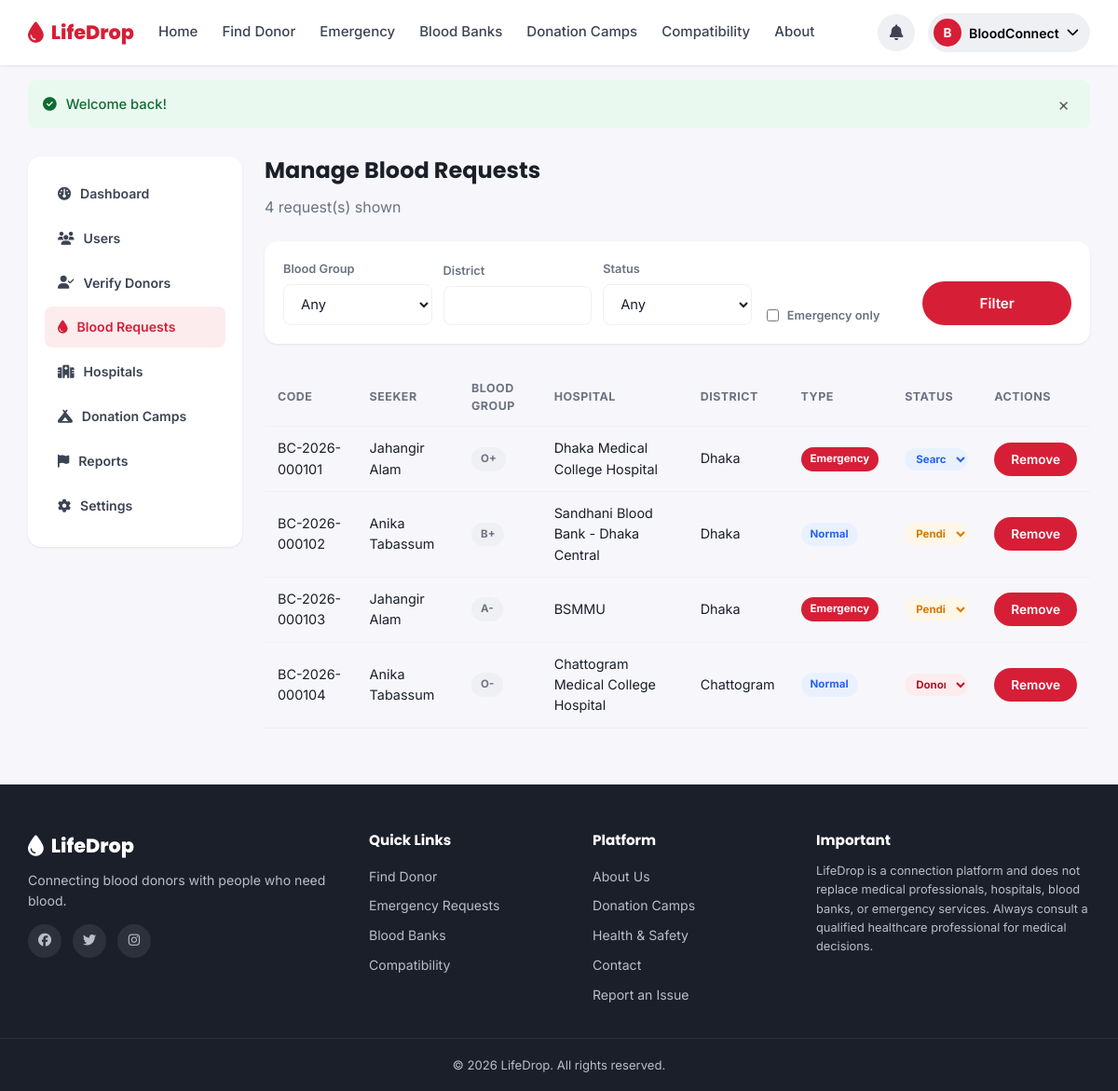
/admin/blood-requests.php (signed in), run on the app's committed database.
### tables this page shows
CREATE TABLE `users` (
  `id` INT UNSIGNED NOT NULL AUTO_INCREMENT,
  `full_name` VARCHAR(120) NOT NULL,
  `email` VARCHAR(150) NOT NULL,
  `phone` VARCHAR(20) NOT NULL,
  `password_hash` VARCHAR(255) NOT NULL,
  `role` ENUM('donor','seeker','both','admin') NOT NULL DEFAULT 'seeker',
  `blood_group` ENUM('A+','A-','B+','B-','AB+','AB-','O+','O-') DEFAULT NULL,
  `division` VARCHAR(50) DEFAULT NULL,
  `district` VARCHAR(50) DEFAULT NULL,
  `area` VARCHAR(80) DEFAULT NULL,
  `gender` ENUM('Male','Female','Other') DEFAULT NULL,
  `date_of_birth` DATE DEFAULT NULL,
  `profile_photo` VARCHAR(255) DEFAULT NULL,
  `last_donation_date` DATE DEFAULT NULL,
  `availability` ENUM('available','maybe','unavailable') NOT NULL DEFAULT 'available',
  `is_verified` TINYINT(1) NOT NULL DEFAULT 0,
  `is_donor_profile` TINYINT(1) NOT NULL DEFAULT 0,
  `status` ENUM('active','suspended') NOT NULL DEFAULT 'active',
  `total_donations` INT UNSIGNED NOT NULL DEFAULT 0,
  `created_at` TIMESTAMP NOT NULL DEFAULT CURRENT_TIMESTAMP,
  `updated_at` TIMESTAMP NOT NULL DEFAULT CURRENT_TIMESTAMP ON UPDATE CURRENT_TIMESTAMP,
  PRIMARY KEY (`id`),
  UNIQUE KEY `uq_email` (`email`),
  UNIQUE KEY `uq_phone` (`phone`),
  KEY `idx_blood_group` (`blood_group`),
  KEY `idx_division_district` (`division`,`district`),
  KEY `idx_availability` (`availability`)
);

CREATE TABLE `blood_requests` (
  `id` INT UNSIGNED NOT NULL AUTO_INCREMENT,
  `request_code` VARCHAR(20) NOT NULL,
  `seeker_id` INT UNSIGNED NOT NULL,
  `blood_group` ENUM('A+','A-','B+','B-','AB+','AB-','O+','O-') NOT NULL,
  `units_needed` TINYINT UNSIGNED NOT NULL DEFAULT 1,
  `patient_name` VARCHAR(120) NOT NULL,
  `hospital_name` VARCHAR(150) NOT NULL,
  `division` VARCHAR(50) NOT NULL,
  `district` VARCHAR(50) NOT NULL,
  `area` VARCHAR(80) DEFAULT NULL,
  `required_date` DATE NOT NULL,
  `required_time` TIME DEFAULT NULL,
  `contact_number` VARCHAR(20) NOT NULL,
  `additional_info` TEXT DEFAULT NULL,
  `request_type` ENUM('normal','emergency') NOT NULL DEFAULT 'normal',
  `status` ENUM('pending','searching','donor_found','fulfilled','cancelled','expired') NOT NULL DEFAULT 'pending',
  `created_at` TIMESTAMP NOT NULL DEFAULT CURRENT_TIMESTAMP,
  `updated_at` TIMESTAMP NOT NULL DEFAULT CURRENT_TIMESTAMP ON UPDATE CURRENT_TIMESTAMP,
  PRIMARY KEY (`id`),
  UNIQUE KEY `uq_request_code` (`request_code`),
  KEY `idx_blood_group` (`blood_group`),
  KEY `idx_status` (`status`),
  KEY `idx_type` (`request_type`),
  KEY `idx_location` (`division`,`district`),
  CONSTRAINT `fk_br_seeker` FOREIGN KEY (`seeker_id`) REFERENCES `users`(`id`) ON DELETE CASCADE
);

### includes/functions.php (called while the page is built, shortened)
<?php
function e($value) {
    return htmlspecialchars($value ?? '', ENT_QUOTES, 'UTF-8');
}
function clean($value) {
    return trim(strip_tags($value ?? ''));
}
function status_badge_class($status) {
    return [
        'pending'      => 'badge-warning',
        'searching'    => 'badge-info',
        'donor_found'  => 'badge-primary',
        'fulfilled'    => 'badge-success',
        'cancelled'    => 'badge-danger',
        'expired'      => 'badge-muted',
        'accepted'     => 'badge-success',
        'declined'     => 'badge-danger',
        'available'    => 'badge-success',
        'maybe'        => 'badge-warning',
        'unavailable'  => 'badge-danger',
    ][$status] ?? 'badge-muted';
}

### includes/auth.php (called while the page is built, shortened)
<?php
require_once __DIR__ . '/functions.php';
function is_logged_in() {
    return !empty($_SESSION['user_id']);
}
function current_user() {
    global $pdo;
    $stmt = $pdo->prepare('SELECT * FROM users WHERE id = :id LIMIT 1');
    $stmt->execute([':id' => $_SESSION['user_id']]);
    $user = $stmt->fetch();
    return $user;
}

### admin/blood-requests.php (the view, shortened to what this page needs)
<?php
require_once __DIR__ . '/../includes/auth.php';
$district = clean($_GET['district'] ?? '');
$emergencyOnly = isset($_GET['emergency']);
$sql = "SELECT br.*, u.full_name AS seeker_name FROM blood_requests br JOIN users u ON u.id = br.seeker_id WHERE 1=1";
$params = [];
$sql .= ' ORDER BY br.created_at DESC LIMIT 100';
$stmt = $pdo->prepare($sql);
$stmt->execute($params);
$requests = $stmt->fetchAll();
require_once __DIR__ . '/../includes/header.php';
require_once __DIR__ . '/_sidebar.php';
?>
<div class="dash-wrap">
    <div class="dash-main">
        <h1>Manage Blood Requests</h1>
        <p class="dash-welcome"><?= count($requests) ?> request(s) shown</p>
        <form class="filters-bar" method="get" action="<?= e(SITE_URL) ?>/admin/blood-requests.php">
            <div class="filters-grid">
                <div class="form-group">
                    <label>Blood Group</label>
                    <select name="blood_group">
                        <option value="">Any</option>
                    </select>
                </div>
                <div class="form-group">
                    <label>District</label>
                    <input type="text" name="district" value="<?= e($district) ?>">
                </div>
                <div class="form-group">
                    <label>Status</label>
                    <select name="status">
                        <option value="">Any</option>
                    </select>
                </div>
                <div class="form-group">
                    <label style="display:flex;align-items:center;gap:6px;">
                        <input type="checkbox" name="emergency" value="1" <?= $emergencyOnly ? 'checked' : '' ?>> Emergency only
                    </label>
                </div>
                <button type="submit" class="btn btn-primary">Filter</button>
            </div>
        </form>
        <div class="table-wrap">
            <table class="data-table">
                <thead><tr><th>Code</th><th>Seeker</th><th>Blood Group</th><th>Hospital</th><th>District</th><th>Type</th><th>Status</th><th>Actions</th></tr></thead>
                <tbody>
                <?php foreach ($requests as $r): ?>
                    <tr>
                        <td><?= e($r['request_code']) ?></td>
                        <td><?= e($r['seeker_name']) ?></td>
                        <td><span class="badge badge-muted"><?= e($r['blood_group']) ?></span></td>
                        <td><?= e($r['hospital_name']) ?></td>
                        <td><?= e($r['district']) ?></td>
                        <td><?= $r['request_type'] === 'emergency' ? '<span class="badge badge-emergency">Emergency</span>' : '<span class="badge badge-info">Normal</span>' ?></td>
                        <td>
                            <form method="post" style="display:inline;">
                                <select name="action" onchange="this.form.submit()" class="badge <?= status_badge_class($r['status']) ?>" style="border:none;padding:4px 8px;">
                                    <?php foreach (['pending','searching','donor_found','fulfilled','cancelled','expired'] as $s): ?>
                                        <option value="<?= e($s) ?>" <?= $r['status'] === $s ? 'selected' : '' ?>><?= e(ucwords(str_replace('_',' ',$s))) ?></option>
                                    <?php endforeach; ?>
                                </select>
                            </form>
                        </td>
                        <td>
                            <form method="post" style="display:inline;" data-confirm="Remove this request permanently?">
                                <button type="submit" class="btn btn-danger btn-sm">Remove</button>
                            </form>
                        </td>
                    </tr>
                <?php endforeach; ?>
                </tbody>
            </table>
        </div>
    </div>
</div>
<?php require_once __DIR__ . '/../includes/footer.php'; ?>

### includes/navbar.php (shortened to what this page needs)
<?php
require_once __DIR__ . '/notifications.php';
$user = current_user();
$currentPage = basename($_SERVER['SCRIPT_NAME']);
function nav_active($page, $current) { return $page === $current ? 'active' : ''; }
?>
<header class="navbar">
    <div class="navbar-inner">
        <a class="brand" href="<?= e(SITE_URL) ?>/index.php">
            <i class="fa-solid fa-droplet"></i>
            <span><?= e(SITE_NAME) ?></span>
        </a>
        <nav class="nav-links" id="navLinks">
            <a href="<?= e(SITE_URL) ?>/index.php" class="<?= nav_active('index.php', $currentPage) ?>">Home</a>
            <a href="<?= e(SITE_URL) ?>/find-donor.php" class="<?= nav_active('find-donor.php', $currentPage) ?>">Find Donor</a>
            <a href="<?= e(SITE_URL) ?>/emergency-requests.php" class="<?= nav_active('emergency-requests.php', $currentPage) ?>">Emergency</a>
            <a href="<?= e(SITE_URL) ?>/blood-banks.php" class="<?= nav_active('blood-banks.php', $currentPage) ?>">Blood Banks</a>
            <a href="<?= e(SITE_URL) ?>/donation-camps.php" class="<?= nav_active('donation-camps.php', $currentPage) ?>">Donation Camps</a>
            <a href="<?= e(SITE_URL) ?>/compatibility.php" class="<?= nav_active('compatibility.php', $currentPage) ?>">Compatibility</a>
            <a href="<?= e(SITE_URL) ?>/about.php" class="<?= nav_active('about.php', $currentPage) ?>">About</a>
        </nav>
        <div class="nav-right">
            <?php if ($user): ?>
                <div class="user-menu">
                    <button class="user-menu-btn" id="userMenuBtn" type="button">
                        <?php if (!empty($user['profile_photo'])): ?>
                            <img src="<?= e(UPLOAD_URL . $user['profile_photo']) ?>" alt="" class="avatar-sm">
                        <?php else: ?>
                            <span class="avatar-sm avatar-fallback"><?= e(mb_substr($user['full_name'], 0, 1)) ?></span>
                        <?php endif; ?>
                        <span class="user-menu-name"><?= e(explode(' ', $user['full_name'])[0]) ?></span>
                        <i class="fa-solid fa-chevron-down"></i>
                    </button>
                </div>
            <?php else: ?>
                <a href="<?= e(SITE_URL) ?>/login.php" class="btn-nav">Login</a>
                <a href="<?= e(SITE_URL) ?>/register.php" class="btn-nav-primary">Register</a>
            <?php endif; ?>
        </div>
    </div>
</header>

### data on the page
users: full_name "B", full_name "BloodConnect"
blood_requests: request_code "BC-2026-000101", seeker.full_name "Jahangir Alam", blood_group "O+", hospital_name "Dhaka Medical College Hospital", district "Dhaka", request_type "Emergency", action "Searching"
blood_requests: request_code "BC-2026-000102", seeker.full_name "Anika Tabassum", blood_group "B+", hospital_name "Sandhani Blood Bank - Dhaka Central", district "Dhaka", request_type "Normal", action "Pending"
blood_requests: request_code "BC-2026-000103", seeker.full_name "Jahangir Alam", blood_group "A-", hospital_name "BSMMU", district "Dhaka", request_type "Emergency", action "Pending"
blood_requests: request_code "BC-2026-000104", seeker.full_name "Anika Tabassum", blood_group "O-", hospital_name "Chattogram Medical College Hospital", district "Chattogram", request_type "Normal", action "Donor Found"

### other printed values
SITE_NAME "LifeDrop"
$fm['message'] "Welcome back!"
$label "Dashboard"
$label "Users"
$label "Verify Donors"
$label "Blood Requests"
$label "Hospitals"
$label "Donation Camps"
$label "Reports"
$label "Settings"
count($requests) "4"
